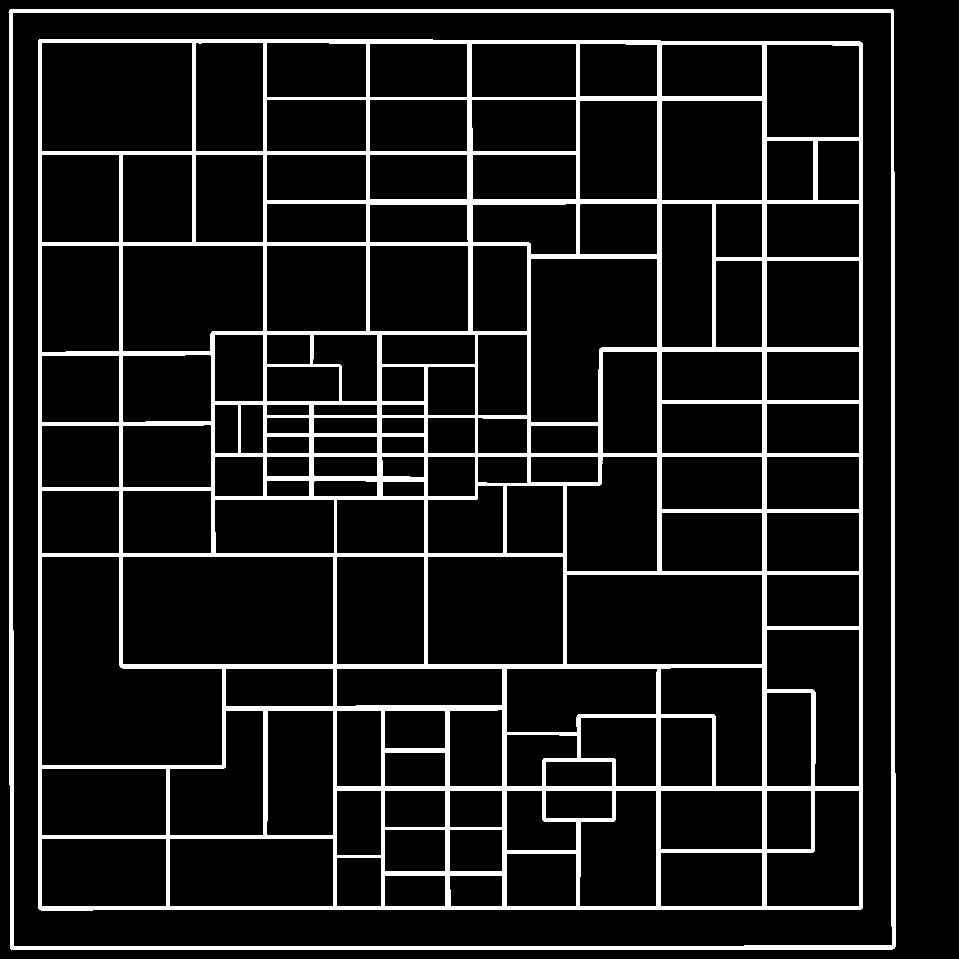
#> input picture WorkPlace/assets/roadnet_raw.png, 4794 x 4794 px, given in place of roadnet.png, which was not available (shown at 1/5 size)
$ python step1b_astar_complex.py
#> lines starting #> are read from the running program, lines starting #| are printed output that depends on the picture; after the words box and inside, x2 and y2 are one past the last pixel; in counts of white or black regions, pixels touching at a corner belong together
### WorkPlace/selftest/fakesdk/swarmae/SwarmAEClient.py
# -*- coding: utf-8 -*-
"""离线冒烟测试用假 SDK：模拟课程 swarmae 的最小可用子集。"""
import json
import math
import types

FIXED_DT = 0.05


class _Location(object):
    def __init__(self, x=0.0, y=0.0, z=0.0):
        self.x, self.y, self.z = x, y, z


class _Rotation(object):
    def __init__(self, pitch=0.0, yaw=0.0, roll=0.0):
        self.pitch, self.yaw, self.roll = pitch, yaw, roll


class _Transform(object):
    def __init__(self, location=None, rotation=None):
        self.location = location
        self.rotation = rotation


carla = types.SimpleNamespace(Location=_Location, Rotation=_Rotation,
                              Transform=_Transform)


class FakeActor(object):
    # [8 lines left out: function __init__, not called in this run]

    def set_enable_gravity(self, enabled):
        """假实现：记录重力开关。"""
        self.gravity_enabled = bool(enabled)

    def set_target_velocity(self, vec):
        """假实现：记录被清零的次数（真机上是清物理速度）。"""
        self.zero_vel_count = getattr(self, "zero_vel_count", 0) + 1

    # [14 lines left out: function set_transform, not called in this run]


class FakeWeapon(object):
    def __init__(self):
        self._ammo = type("A", (), {"x": 95, "y": 15, "z": 2})()

    def get_weapon_ammo(self):
        return (0, self._ammo, 0)

    def set_weapon_status(self, *a, **k):
        return (0, 200)


_TARGET_CACHE = [None]


# [20 lines left out: function _real_targets, not called in this run]


class FakeNode(object):
    _next_id = [100]

    # [13 lines left out: function __init__, not called in this run]

    def get_location(self):
        return (self.x, self.y, self.z, 0)

    def get_attitude(self):
        return (math.degrees(self.yaw), 0.0, 0.0, 0.0, 0)

    # [5 lines left out: function get_velocity, not called in this run]

    def get_size(self):
        return {"x": 4.0, "y": 2.0, "z": 1.5}

    def get_color(self):
        return {"r": 1.0, "g": 0.3, "b": 0.3}

    def get_node_info(self):
        return (self.name, self.no, "蓝", self.node_type, "fake", None)

    def get_node_id(self):
        return self._SwarmAENode__actor.id

    def get_weapon(self):
        return (0, self._weapon, 0, 200)

    def get_sensor(self):
        raise RuntimeError("fake sdk: no camera")

    # [37 lines left out: functions detect_situation, apply_vehicle_control, control_kinetic_simply_global, not called in this run]


class FakeGame(object):
    def __init__(self, roadnet_path, offset):
        self._img = None
        self._roadnet_path = roadnet_path
        self._offset = offset
        self.stages = []

    def get_road_network(self):
        if self._img is None:
            from PIL import Image
            self._img = Image.open(self._roadnet_path)
        return (self._img, 1.0, self._offset, 0, 200)

    def stage_start(self, s):
        self.stages.append(("start", s))
        return (0, 200)

    def stage_complete(self, s):
        self.stages.append(("complete", s))
        return (0, 200)


class SwarmAEClient(object):
    _nodes = {}

    def __init__(self, ue_ip="127.0.0.1", ue_port=2000):
        import os
        import sys
        # 模拟真机 SDK 的坑：__init__ 里用 argparse 直接解析整个 sys.argv，
        # 只认 -i/-p/-s/-n/-t。设 FAKE_SDK_PARSE_ARGV=1 打开这个行为用于回归测试。
        if os.environ.get("FAKE_SDK_PARSE_ARGV") == "1":
            import argparse
            parser = argparse.ArgumentParser(description="fake sdk client")
            parser.add_argument("-i", "--ip", default="127.0.0.1")
            parser.add_argument("-p", "--port", type=int, default=2000)
            parser.add_argument("-s", "--subject", type=int, default=1)
            parser.add_argument("-n", "--number", type=int, default=10)
            parser.add_argument("-t", "--team", default="")
            parser.parse_args()          # 未知参数 -> SystemExit(2)
        self.ue_ip = ue_ip
        self.ue_port = ue_port
        root = os.environ.get("FAKE_PROJECT_ROOT", ".")
        self._game = FakeGame(
            os.path.join(root, "Materials", "practice", "easy_follow", "lib",
                         "roadnet.png"),
            (-2094.5277099609375, -2637.31982421875))

    def get_game(self):
        return (0, self._game, 200)

    def get_world(self):
        return (0, None, 200)

    # [6 lines left out: function register_node, not called in this run]

### Partner/无人车/step1b_astar_complex.py
# -*- coding: utf-8 -*-
"""Step 1b: 选一个最远的路口当目标, 测 A* 耗时, 并可视化"搜索足迹 + 最终路径"。"""
import os
import time
import math
import heapq
import itertools
import numpy as np
from PIL import Image

from swarmae.SwarmAEClient import SwarmAEClient

_HERE = os.path.dirname(os.path.abspath(__file__))
SKL_PNG = os.path.join(_HERE, "skeletonized_image.png")


def load_binary(game):
    _, scale, world_offset, _, _ = game.get_road_network()
    skl = np.array(Image.open(SKL_PNG))
    binary = np.all(skl >= 200, axis=-1) if skl.ndim == 3 else (skl >= 200)
    return binary, scale, world_offset


def w2p(x, y, scale, off):
    return int(scale * (x - off[0])), int(scale * (y - off[1]))


def p2w(px, py, scale, off):
    return px / scale + off[0], py / scale + off[1]


def count_neighbors(binary):
    """每个路点像素的 8 邻域路点计数 (路口 >=3)。"""
    H, W = binary.shape
    pad = np.pad(binary.astype(np.int8), 1, mode='constant')
    cnt = np.zeros((H, W), dtype=np.int16)
    for dy in (-1, 0, 1):
        for dx in (-1, 0, 1):
            if dx == 0 and dy == 0:
                continue
            cnt += pad[1 + dy:1 + dy + H, 1 + dx:1 + dx + W]
    return cnt


def astar(binary, start, goal):
    """返回 (path, closed) —— closed 是探索过的节点集合(用于可视化搜索足迹)。"""
    H, W = binary.shape

    def h(p):
        return math.hypot(p[0] - goal[0], p[1] - goal[1])

    g = {start: 0.0}
    parent = {start: None}
    cnt = itertools.count(1)
    heap = [(h(start), 0, start)]
    closed = set()
    moves = [(1, 0), (-1, 0), (0, 1), (0, -1),
             (1, 1), (1, -1), (-1, 1), (-1, -1)]

    while heap:
        _, _, cur = heapq.heappop(heap)
        if cur in closed:
            continue
        closed.add(cur)
        if cur == goal:
            path = []
            while cur is not None:
                path.append(cur)
                cur = parent[cur]
            return path[::-1], closed
        cx, cy = cur
        for dx, dy in moves:
            nx, ny = cx + dx, cy + dy
            if not (0 <= nx < W and 0 <= ny < H):
                continue
            if not binary[ny, nx]:
                continue
            nxt = (nx, ny)
            if nxt in closed:
                continue
            ng = g[cur] + (1.414 if dx and dy else 1.0)
            if ng < g.get(nxt, 1e18):
                g[nxt] = ng
                parent[nxt] = cur
                heapq.heappush(heap, (ng + h(nxt), next(cnt), nxt))
    return None, closed


def corners(path):
    """把路径压缩成拐点序列 (方向发生变化的点)。"""
    if len(path) < 2:
        return path[:]
    pts = [path[0]]
    prev = (path[1][0] - path[0][0], path[1][1] - path[0][1])
    for i in range(1, len(path) - 1):
        d = (path[i + 1][0] - path[i][0], path[i + 1][1] - path[i][1])
        if d != prev:
            pts.append(path[i])
            prev = d
    pts.append(path[-1])
    return pts


def draw_footprint(binary, closed, path, start, goal, out_png):
    H, W = binary.shape
    rgb = np.zeros((H, W, 3), np.uint8)
    rgb[binary] = [45, 45, 45]              # 路网: 暗灰
    for (x, y) in closed:                   # 搜索足迹: 浅蓝
        for dy in (0, 1):
            for dx in (0, 1):
                yy, xx = y + dy, x + dx
                if 0 <= xx < W and 0 <= yy < H:
                    rgb[yy, xx] = [90, 150, 255]
    for (x, y) in path:                     # 最终路径: 黄
        for dy in (-1, 0, 1):
            for dx in (-1, 0, 1):
                yy, xx = y + dy, x + dx
                if 0 <= xx < W and 0 <= yy < H:
                    rgb[yy, xx] = [255, 220, 0]
    sx, sy = start
    gx, gy = goal
    rgb[sy, sx] = [0, 255, 0]               # 起点: 绿
    rgb[gy, gx] = [255, 0, 0]               # 终点: 红
    Image.fromarray(rgb).save(out_png)


def main():
    AeClient = SwarmAEClient(ue_ip="127.0.0.1", ue_port=2000)
    _, game, _ = AeClient.get_game()
    binary, scale, off = load_binary(game)
#> in get_road_network, self._img is the input picture: PIL image 4794x4794 RGB; 8.8% white; 2 white regions, box (x1, y1, x2, y2) and area: (190, 196, 4315, 4551) 1727723, (44, 45, 4477, 4750) 305015
#> in load_binary, `_, scale, world_offset, _, _ = game.get_road_network()`: scale = 1; world_offset = (-2094.5, -2637.3)
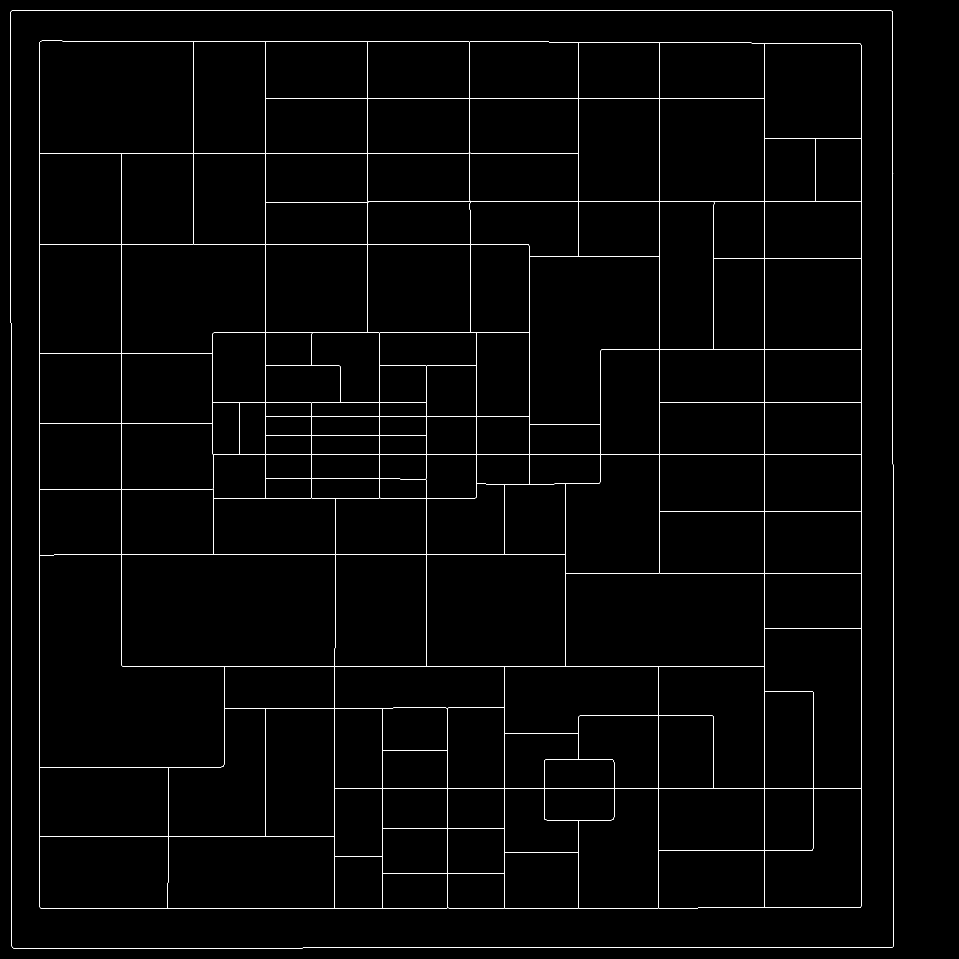
#> input picture WorkPlace/assets/skeletonized_image.png, 4794 x 4794 px, found by its file name (shown at 1/5 size)
#> in load_binary, skl is the input picture: shape (4794, 4794, 3); 0.53% white in thin lines or dots
#> in load_binary, `binary = np.all(skl >= 200, axis=-1) if skl.ndim == 3 else (skl >= 200)`: binary: shape (4794, 4794) bool; 0.53% white in thin lines or dots
#> scale = 1; off = (-2094.5, -2637.3)
    H, W = binary.shape
#> H = 4794; W = 4794

    # 找路口 (8 邻域路点 >=3)
    cnt = count_neighbors(binary)
#> in count_neighbors, `pad = np.pad(binary.astype(np.int8), 1, mode='constant')`:
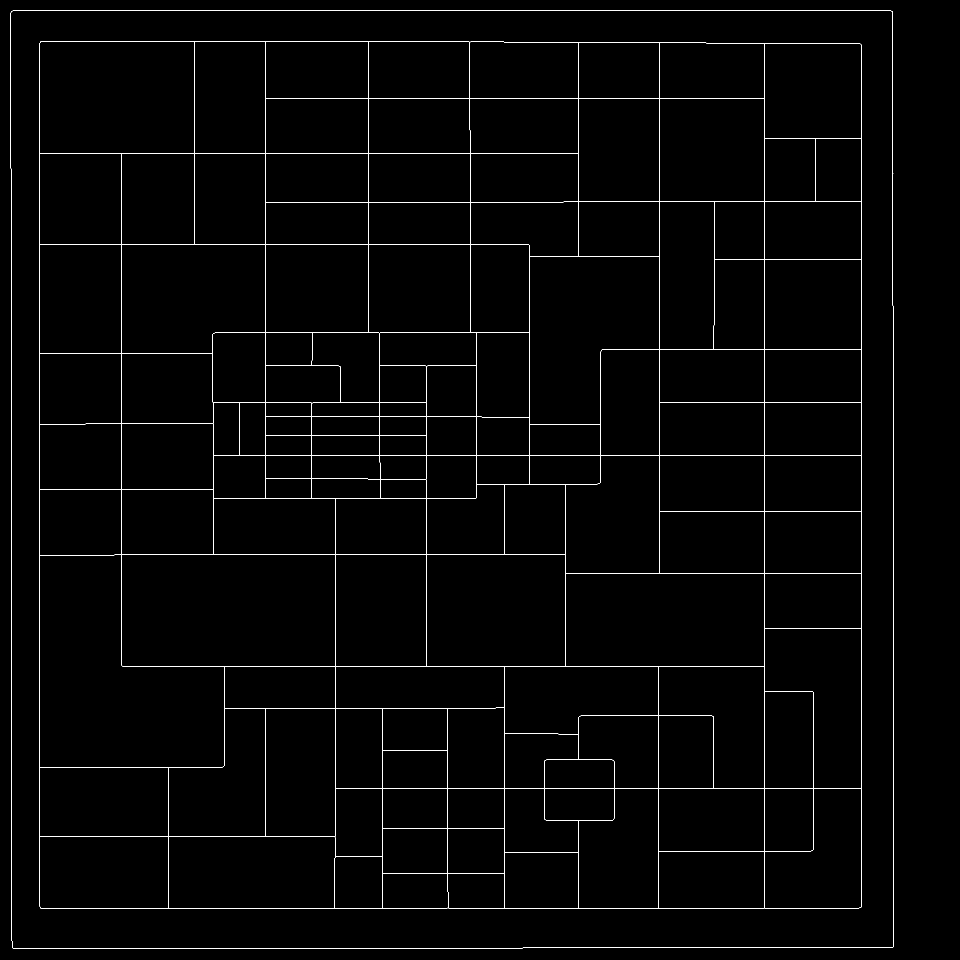
#> pad: shape (4796, 4796) int8 (shown at 1/5 size); values 0 (black) and 1 (white), 0.53% white in thin lines or dots
#> after the loop in count_neighbors, `for dy in (-1, 0, 1):`:
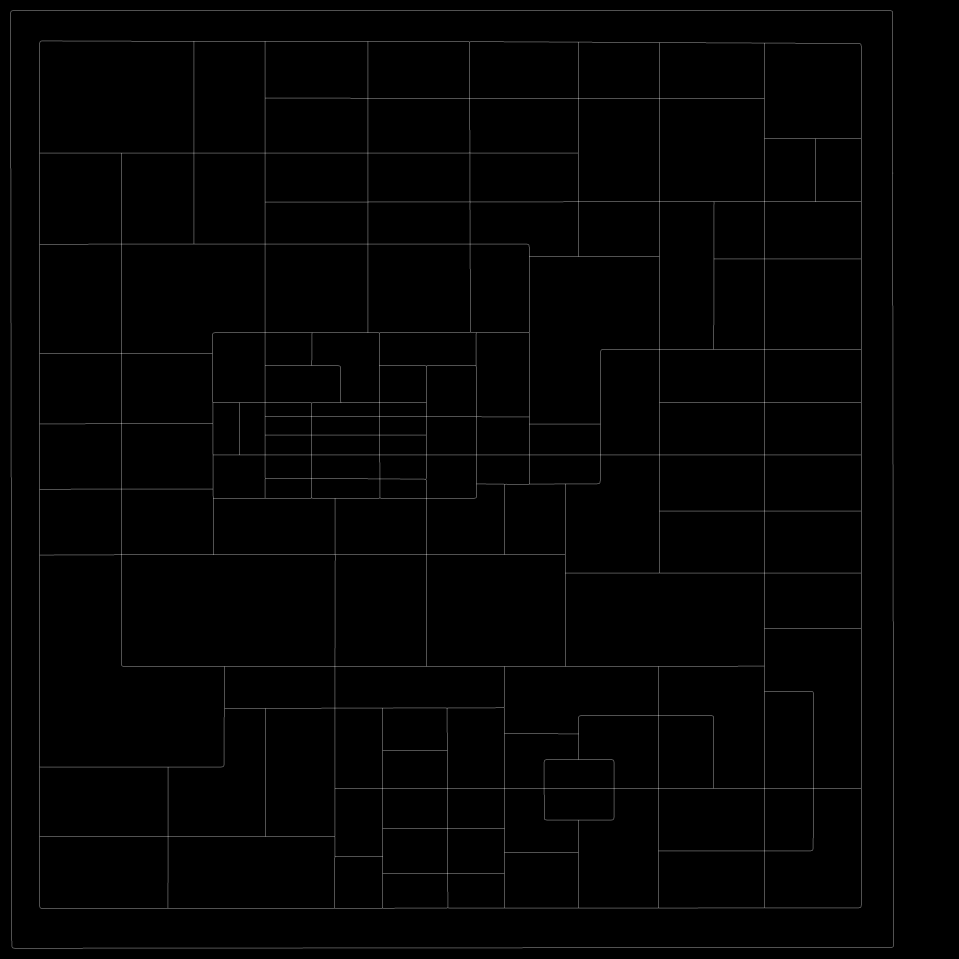
#> cnt: shape (4794, 4794) int16 (shown at 1/5 size); min 0, max 5, mean 0.0423; drawn with min black and max white
    jy, jx = np.where((binary) & (cnt >= 3))
#> jy = 732 values from 206 to 4540; jx = 732 values, max 4464 at index 95, min 198 at index 64, mean 2210.8
    junctions = list(zip(jx.tolist(), jy.tolist()))
#> junctions = 732 pairs, first value 198 to 4464, second value 206 to 4540
    print("路口总数: %d" % len(junctions))
#| 路口总数: 732

    start = (264, 2119)  # 出生点
    # 选离出生点最远的路口
    goal = max(junctions, key=lambda p: (p[0] - start[0]) ** 2 + (p[1] - start[1]) ** 2)
#> goal = (4305, 3942)
    print("start px=%s world=(%.1f,%.1f)" % (start, *p2w(*start, scale, off)))
#| start px=(264, 2119) world=(-1830.5,-518.3)
    print("goal  px=%s world=(%.1f,%.1f)" % (goal, *p2w(*goal, scale, off)))
#| goal  px=(4305, 3942) world=(2210.5,1304.7)

    t0 = time.perf_counter()
    path, closed = astar(binary, start, goal)
#> after the loop in astar, `while heap:`: closed = 51093 items; g = 51128 items; path = 5839 pairs, first value 264 to 4305, second value 2116 to 3942
#> closed = 51093 items
    dt = time.perf_counter() - t0

    if path is None:
        print("NO PATH FOUND")
        return

    length = 0.0
    for a, b in zip(path, path[1:]):
        length += (1.414 if (a[0] != b[0] and a[1] != b[1]) else 1.0)
#> this loop made 5838 passes
#> (a, b) on passes 1 to 3: ((264, 2119), (265, 2119)), ((265, 2119), (266, 2119)), ((266, 2119), (267, 2119))
#> after the loop, length = 5853.7
    print("path points=%d  length=%.1f m  time=%.3f s" % (len(path), length, dt))
#| path points=5839  length=5853.7 m  time=0.393 s
    print("nodes_expanded(closed)=%d" % len(closed))
#| nodes_expanded(closed)=51093

    # 拐点(路线怎么拐的)
    cs = corners(path)
#> in corners, `pts = [path[0]]`: pts = [(264, 2119)]
#> in corners, `prev = (path[1][0] - path[0][0], path[1][1] - path[0][1])`: prev = (1, 0)
#> the loop in corners, `for i in range(1, len(path) - 1):` made 5837 passes
#> prev on passes 162, 163, 455, 456, 747, 748, 799, 800, 954, 955, 956, 957: (1, -1), (1, 0), (1, -1), (1, 0), (1, -1), (1, 0), (1, 1), (0, 1), (1, 1), (0, 1), (1, 1), (1, 0)
#> after the loop in corners, `for i in range(1, len(path) - 1):`: pts = 64 pairs, first value 264 to 3569, second value 2116 to 3942
#> cs = 65 pairs, first value 264 to 4305, second value 2116 to 3942
    print("拐点数=%d, 路线:" % len(cs))
#| 拐点数=65, 路线:
    for px, py in cs:
        wx, wy = p2w(px, py, scale, off)
        print("   px=(%d,%d) world=(%.1f,%.1f)" % (px, py, wx, wy))
#> this loop made 65 passes
#> (px, py, wx, wy) on passes 1 to 12: (264, 2119, -1830.5, -518.3), (426, 2119, -1668.5, -518.3), (427, 2118, -1667.5, -519.3), (719, 2118, -1375.5, -519.3), (720, 2117, -1374.5, -520.3), (1011, 2117, -1083.5, -520.3), (1012, 2116, -1082.5, -521.3), (1063, 2116, -1031.5, -521.3), (1064, 2117, -1030.5, -520.3), (1064, 2271, -1030.5, -366.3), (1065, 2272, -1029.5, -365.3), (1065, 2273, -1029.5, -364.3)
#|    px=(264,2119) world=(-1830.5,-518.3)
#|    px=(426,2119) world=(-1668.5,-518.3)
#|    px=(427,2118) world=(-1667.5,-519.3)
#|    px=(719,2118) world=(-1375.5,-519.3)
#|    px=(720,2117) world=(-1374.5,-520.3)
#|    px=(1011,2117) world=(-1083.5,-520.3)
#|    px=(1012,2116) world=(-1082.5,-521.3)
#|    px=(1063,2116) world=(-1031.5,-521.3)
#> (further printed lines are left out)

    out_png = os.path.join(_HERE, "step1b_footprint.png")
    draw_footprint(binary, closed, path, start, goal, out_png)
#> in draw_footprint, `gx, gy = goal`: gx = 4305; gy = 3942
    print("saved %s" % out_png)


if __name__ == "__main__":
    main()
